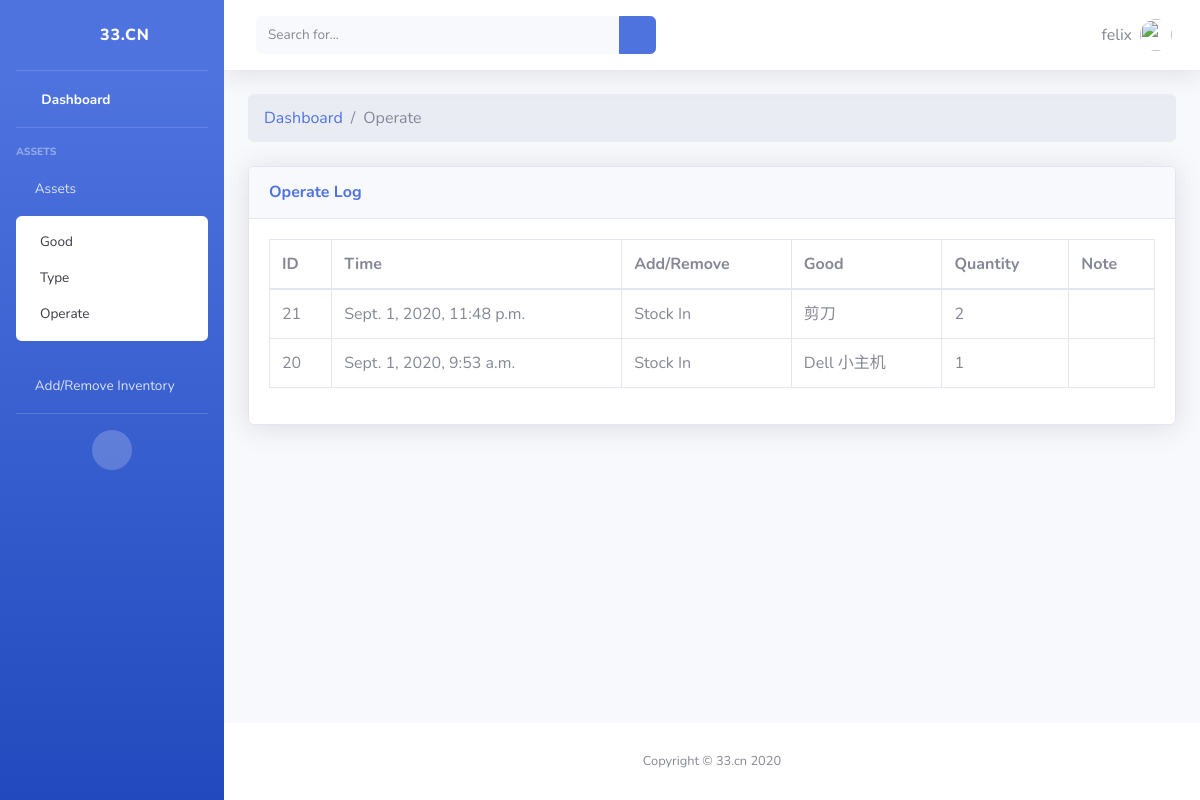
Screenshot of /operate/ (signed in) with the database file from the repository.
### fzm/models.py (models this page shows, shortened)
class StockOperate(models.Model):
    the_time = models.DateTimeField('Stock Operate time')
    good = models.ForeignKey(Good, on_delete=models.CASCADE)
    operate_quantity = models.IntegerField(default=0)
    note = models.CharField(max_length=200, default='')

class Good(models.Model):
    good_name = models.CharField(max_length=200)
    type = models.ForeignKey(Type, on_delete=models.CASCADE)
    quantity = models.IntegerField(default=0)

### fzm/views.py (the view)
# urls.py: path('operate/', views.view_operate, name='operate'),
@login_required
def view_operate(request):
    operate_list = StockOperate.objects.order_by('-id')
    return render(request, 'fzm/operate.html', {
        'operate_list': operate_list,
    })

### fzm/templates/fzm/operate.html
{% extends "fzm/layout.html" %}
{% block content %}
<ol class="breadcrumb mb-4">
    <li class="breadcrumb-item"><a href="index.html">Dashboard</a></li>
    <li class="breadcrumb-item active">Operate</li>
</ol>
<div class="card shadow mb-4">
<div class="card-header py-3">
  <h6 class="m-0 font-weight-bold text-primary">Operate Log</h6>
</div>
<div class="card-body">
  <div class="table-responsive">
    <table class="table table-bordered" id="dataTable" width="100%" cellspacing="0">
      <thead>
        <tr>
            <th>ID</th>
            <th>Time</th>
            <th>Add/Remove</th>
            <th>Good</th>
            <th>Quantity</th>
            <th>Note</th>
        </tr>
      </thead>
      <tbody>
        {% if operate_list %}
            {% for operate in operate_list %}
                <tr role="row" class="odd">
                    <td class="sorting_1">{{ operate.id }}</td>
                    <td class="sorting_1">{{ operate.the_time }}</td>
                    <td class="sorting_1">
                        {% if operate.operate_quantity > 0 %}
                            Stock In
                        {% else %}
                            Stock Out
                        {% endif %}
                    </td>
                    <td class="sorting_1">{{ operate.good.good_name }}</td>
                    <td class="sorting_1">{{ operate.operate_quantity }}</td>
                    <td class="sorting_1">{{ operate.note }}</td>
                </tr>
            {% endfor %}
        {% else %}
            <p>Null</p>
        {% endif %}
      </tbody>
    </table>
  </div>
</div>
</div>
{% endblock %}

### fzm/templates/fzm/layout.html (shortened to what this page needs)
<!DOCTYPE html>
{% load static %}
<html lang="en">
<head>
  <link href="{% static 'fzm/vendor/fontawesome-free/css/all.min.css' %}" rel="stylesheet" type="text/css">
  <link href="{% static 'fzm/css/sb-admin-2.min.css' %}" rel="stylesheet">
</head>
<body id="page-top">
  <div id="wrapper">
    <ul class="navbar-nav bg-gradient-primary sidebar sidebar-dark accordion" id="accordionSidebar">
      <a class="sidebar-brand d-flex align-items-center justify-content-center" href="{% url 'fzm:index' %}">
        <div class="sidebar-brand-icon rotate-n-15">
          <i class="fas fa-laugh-wink"></i>
        </div>
        <div class="sidebar-brand-text mx-3">33.cn</div>
      </a>
      <hr class="sidebar-divider my-0">
      <li class="nav-item active">
        <a class="nav-link" href="{% url 'fzm:index' %}">
          <i class="fas fa-fw fa-tachometer-alt"></i>
          <span>Dashboard</span></a>
      </li>
      <hr class="sidebar-divider">
      <div class="sidebar-heading">
        Assets
      </div>
      <li class="nav-item">
        <a class="nav-link collapsed" href="#" data-toggle="collapse" data-target="#collapseTwo" aria-expanded="true" aria-controls="collapseTwo">
          <i class="fas fa-warehouse"></i>
          <span>Assets</span>
        </a>
        <div id="collapseTwo" class="collapse show" aria-labelledby="headingTwo" data-parent="#accordionSidebar">
          <div class="bg-white py-2 collapse-inner rounded">
            <a class="collapse-item" href="{% url 'fzm:good' %}">Good</a>
            <a class="collapse-item" href="{% url 'fzm:type' %}">Type</a>
            <a class="collapse-item" href="{% url 'fzm:operate' %}">Operate</a>
          </div>
        </div>
        <a class="nav-link" href="{% url 'fzm:stock' %}">
          <i class="fas fa-plus-circle"></i>
          <span>Add/Remove Inventory</span></a>
      </li>
      <hr class="sidebar-divider d-none d-md-block">
      <div class="text-center d-none d-md-inline">
        <button class="rounded-circle border-0" id="sidebarToggle"></button>
      </div>
    </ul>
    <div id="content-wrapper" class="d-flex flex-column">
      <div id="content">
        <nav class="navbar navbar-expand navbar-light bg-white topbar mb-4 static-top shadow">
          <form class="d-none d-sm-inline-block form-inline mr-auto ml-md-3 my-2 my-md-0 mw-100 navbar-search">
            <div class="input-group">
              <input type="text" class="form-control bg-light border-0 small" placeholder="Search for..." aria-label="Search" aria-describedby="basic-addon2">
              <div class="input-group-append">
                <button class="btn btn-primary" type="button">
                  <i class="fas fa-search fa-sm"></i>
                </button>
              </div>
            </div>
          </form>
          <ul class="navbar-nav ml-auto">
            <li class="nav-item dropdown no-arrow">
              <a class="nav-link dropdown-toggle" href="#" id="userDropdown" role="button" data-toggle="dropdown" aria-haspopup="true" aria-expanded="false">
                <span class="mr-2 d-none d-lg-inline text-gray-600 mid">
                  {{ user.get_username }}
                </span>
                <img class="img-profile rounded-circle" src="https://source.unsplash.com/QAB-WJcbgJk/60x60">
              </a>
            </li>
          </ul>
        </nav>
        <div class="container-fluid">
          {% block content %}{% endblock %}
        </div>
      </div>
      <footer class="sticky-footer bg-white">
        <div class="container my-auto">
          <div class="copyright text-center my-auto">
            <span>Copyright &copy; 33.cn 2020</span>
          </div>
        </div>
      </footer>
    </div>
  </div>
</body>
</html>

### rows the page displays
StockOperate: id "21", the_time "Sept. 1, 2020, 11:48 p.m.", shows "Stock In", good.good_name "剪刀", operate_quantity "2"
StockOperate: id "20", the_time "Sept. 1, 2020, 9:53 a.m.", shows "Stock In", good.good_name "Dell 小主机", operate_quantity "1"

### other values shown
{{ user.get_username }} "felix"
